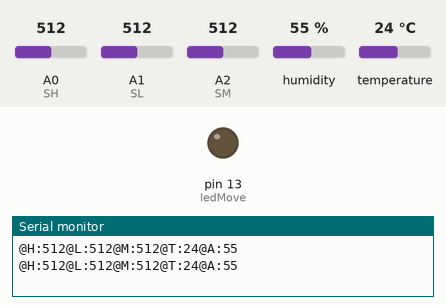
Bench run of a sketch on a simulated Arduino Uno, built with avr-gcc and run on an emulated ATmega328P. Shown: output pins drawn as LEDs (lit = HIGH), the last lines printed to the serial monitor. Inputs (shaded band) come from the test bench; at power-on: A2 (SM) = 512, A0 (SH) = 512, A1 (SL) = 512, humidity 55 %, temperature 24 °C.

Above: at 1.8 s.
1.9 s: A2 (SM) set to 692
3.4 s: A2 (SM) set to 717
At 4.7 s:
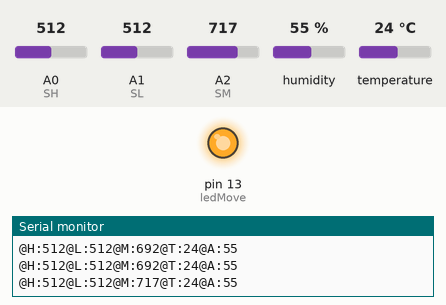
5.5 s: A2 (SM) set to 690
At 7.2 s:
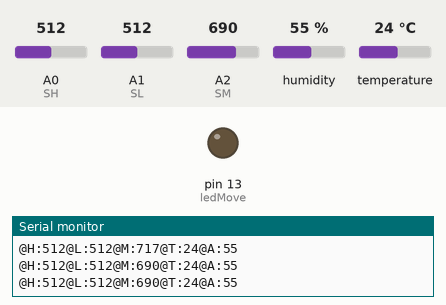
7.6 s: A2 (SM) set to 710
At 8.5 s:
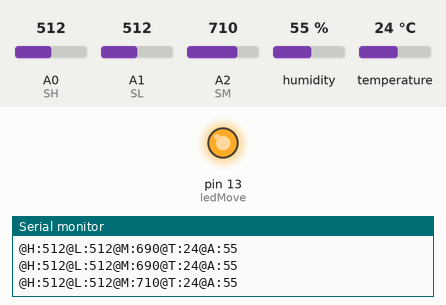
Timing chart, 0 to 10.6 s (numbered marks = the images above; inputs shaded):
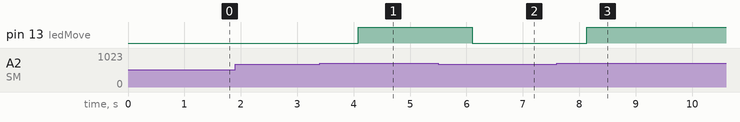

The sketch:

r2d2.ino
```cpp
#include <DHT.h>
#define DHTPIN 2
#define DHTTYPE DHT11
DHT dht(DHTPIN, DHTTYPE);

const int SH = A0, SL = A1, SM = A2, del = 1000, ledMove = 13;
int H, L, M, T, A;

void setup() {
  Serial.begin(9600);
  dht.begin();
  pinMode(ledMove, OUTPUT);
}

void loop() {
  send_data();
  delay(del);
}

void move_sensor(int value){
  if(value > 700){
    digitalWrite(ledMove, HIGH);
  }else{
    digitalWrite(ledMove, LOW);
  }
}

void send_data(){
  H = analogRead(SH);
  L = analogRead(SL);
  M = analogRead(SM);
  T = dht.readTemperature();
  A = dht.readHumidity();
  Serial.println(crypto());
  move_sensor(M);
}

String attach_value(char sensorLetter,int sensorValue){
  String resultado = "@";
  resultado.concat(sensorLetter);
  resultado.concat(":");
  resultado.concat(sensorValue);
  return resultado;
}

String crypto(){
  String text = "";
  text.concat(attach_value('H',H));
  text.concat(attach_value('L',L));
  text.concat(attach_value('M',M));
  text.concat(attach_value('T',T));
  text.concat(attach_value('A',A));
  return text;
}
```

Measured:
- the behaviour switches between 700 and 701 on A2 (SM) (found by bisection; images 0 and 1)
- after the input at 3.4 s, pin 13 (ledMove): LOW → HIGH after 0.68 s
- after the input at 5.5 s, pin 13 (ledMove): HIGH → LOW after 0.60 s
- after the input at 7.6 s, pin 13 (ledMove): LOW → HIGH after 0.53 s
